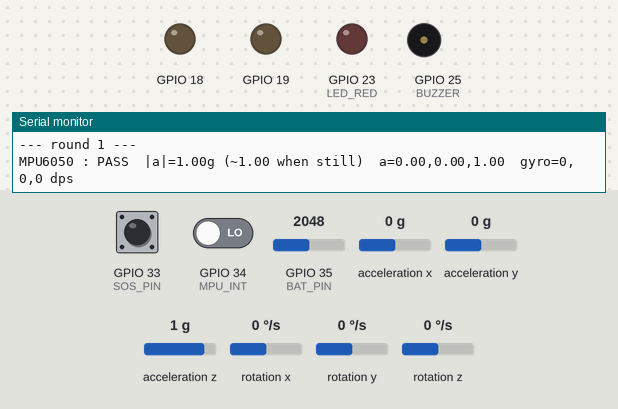
Bench run of a sketch on a simulated ESP32. On the bench: output pins drawn as LEDs (lit = HIGH), buzzer (waves = sounding), the last lines printed to the serial monitor. Wiring (inferred from the names in the program): MPU-6050 motion sensor at I2C address 0x68. Inputs (shaded band) come from the test bench; at power-on: GPIO 33 (SOS_PIN) HIGH, GPIO 34 (MPU_INT) LOW, GPIO 35 (BAT_PIN) = 2048, acceleration x 0 g, acceleration y 0 g, acceleration z 1 g, rotation x 0 °/s, rotation y 0 °/s, rotation z 0 °/s. The modem accepts every AT command (registered, SIM ready, sends succeed) and sends nothing else.

Above: at 6.9 s.
7.0 s: GPIO 33 (SOS_PIN) pulled LOW for 0.15 s
At 7.1 s:
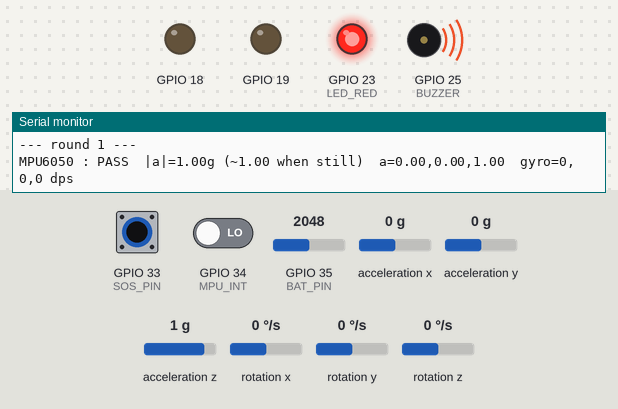
27.4 s: GPIO 33 (SOS_PIN) pulled LOW for 3.2 s
At 28.0 s:
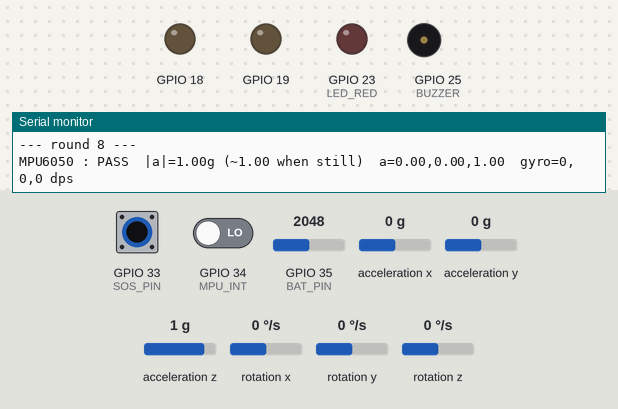
Timing chart, 0 to 30.4 s (numbered marks = the images above; inputs shaded):
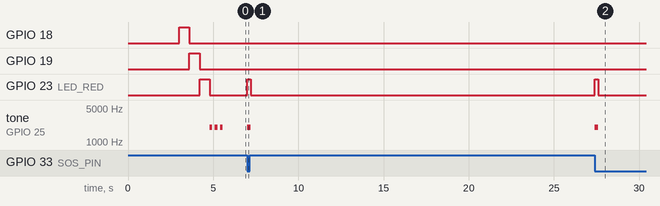

Measured:
- after the input at 7.0 s, GPIO 23 (LED_RED): LOW → HIGH at once, → LOW 0.20 s later; tone on GPIO 25 (BUZZER): silent → 2000 Hz at once, → silent 0.20 s later
- after the input at 27.4 s, GPIO 23 (LED_RED): LOW → HIGH at once, → LOW 0.20 s later; tone on GPIO 25 (BUZZER): silent → 2000 Hz at once, → silent 0.20 s later

The sketch:

module_test.ino
```cpp
// Module self-test for the fall-detection board. Serial monitor at 115200.
// At boot: green (Uno LED) -> blue -> red light in turn, then 3 beeps — check by eye/ear.
// Then every round prints PASS/FAIL per module. Pressing SOS = instant beep + red LED.
#include <Wire.h>

const int LED_GREEN = 18, LED_BLUE = 19, LED_RED = 23, BUZZER = 25;
const int SOS_PIN = 33, BAT_PIN = 35, MPU_INT = 34;
const uint8_t MPU = 0x68;
HardwareSerial &gps = Serial2, &sim = Serial1;
int presses = 0;

// tone() so both active and passive buzzers make a sound.
void buzz(bool on) {
  if (on) tone(BUZZER, 2000);
  else noTone(BUZZER);
}

// Called from every wait loop so an SOS press beeps right away.
void sosCheck() {
  static bool was = HIGH;
  static unsigned long lastPress = 0, beepEnd = 0;
  bool now = digitalRead(SOS_PIN);
  if (was == HIGH && now == LOW && millis() - lastPress > 200) {  // 200 ms debounce
    presses++;
    lastPress = millis();
    beepEnd = lastPress + 200;
    digitalWrite(LED_RED, HIGH);
    buzz(true);
  }
  was = now;
  if (beepEnd && millis() > beepEnd) {
    beepEnd = 0;
    digitalWrite(LED_RED, LOW);
    buzz(false);
  }
}

void waitMs(unsigned long ms) {
  for (unsigned long t = millis(); millis() - t < ms;) sosCheck();
}

// Sends an AT command and returns the reply, stopping early on OK/ERROR.
String at(const char *cmd, unsigned long ms = 1500) {
  while (sim.available()) sim.read();
  sim.println(cmd);
  String r;
  for (unsigned long t = millis(); millis() - t < ms;) {
    while (sim.available()) r += (char)sim.read();
    if (r.indexOf("OK\r\n") >= 0 || r.indexOf("ERROR") >= 0) break;
    sosCheck();
  }
  r.trim();
  r.replace("\r\n", " ");
  return r;
}

// nth comma-separated number after key: num("+CREG: 0,1", "+CREG:", 1) == 1. -1 if missing.
long num(const String &s, const char *key, int n) {
  int i = s.indexOf(key);
  if (i < 0) return -1;
  i += strlen(key);
  for (int k = 0; k < n; k++) {
    i = s.indexOf(',', i) + 1;
    if (i == 0) return -1;
  }
  return s.substring(i).toInt();
}

void mpuWrite(uint8_t reg, uint8_t val) {
  Wire.beginTransmission(MPU);
  Wire.write(reg);
  Wire.write(val);
  Wire.endTransmission();
}

bool mpuRead(uint8_t reg, uint8_t *buf, uint8_t n) {
  Wire.beginTransmission(MPU);
  Wire.write(reg);
  if (Wire.endTransmission(false) != 0 || Wire.requestFrom(MPU, n) != n) return false;
  for (int i = 0; i < n; i++) buf[i] = Wire.read();
  return true;
}

int16_t be16(const uint8_t *p) { return (int16_t)(p[0] << 8 | p[1]); }

void testMpu() {
  uint8_t d[14];
  mpuWrite(0x6B, 0);  // wake up: the chip powers on asleep
  if (!mpuRead(0x3B, d, 14)) {
    Serial.println("MPU6050 : FAIL  no reply at 0x68 - check SDA->21, SCL->22, VCC, GND");
    return;
  }
  float ax = be16(d) / 16384.0, ay = be16(d + 2) / 16384.0, az = be16(d + 4) / 16384.0;  // ±2g range
  float g = sqrt(ax * ax + ay * ay + az * az);
  Serial.printf("MPU6050 : %s  |a|=%.2fg (~1.00 when still)  a=%.2f,%.2f,%.2f  gyro=%.0f,%.0f,%.0f dps\n",
                g > 0.8 && g < 1.2 ? "PASS" : "FAIL", g, ax, ay, az,
                be16(d + 8) / 131.0, be16(d + 10) / 131.0, be16(d + 12) / 131.0);
}

void testGps() {
  while (gps.available()) gps.read();
  String buf;
  for (unsigned long t = millis(); millis() - t < 2000;) {
    while (gps.available()) buf += (char)gps.read();
    sosCheck();
  }
  int g = buf.indexOf("GGA,"), end = g < 0 ? -1 : buf.indexOf('\n', g);
  if (buf.length() == 0) {
    Serial.println("GPS     : FAIL  no data - check GPS TX->16, VCC, GND");
  } else if (end < 0) {
    Serial.printf("GPS     : FAIL  %u bytes but no NMEA - wrong baud or loose wire\n", buf.length());
  } else {
    String gga = buf.substring(g, end);
    gga.trim();
    long fix = num(gga, "GGA,", 5), sats = num(gga, "GGA,", 6);
    Serial.printf("GPS     : PASS  NMEA ok, fix=%ld sats=%ld  %s\n", fix, sats,
                  fix > 0 ? gga.c_str() : "(no fix - needs open sky, normal indoors)");
  }
}

void testSim() {
  String r;
  for (int i = 0; i < 3 && r.indexOf("OK") < 0; i++) r = at("AT", 500);  // first ATs lock auto-baud
  if (r.indexOf("OK") < 0) {
    Serial.printf("SIM800L : FAIL  no reply to AT (got \"%s\") - check TXD->26, RXD->27, VCC from battery, GND\n", r.c_str());
    return;
  }
  at("ATE0");
  String cpin = at("AT+CPIN?"), creg = at("AT+CREG?"), cops = at("AT+COPS?", 3000);
  long sig = num(at("AT+CSQ"), "+CSQ:", 0), reg = num(creg, "+CREG:", 1), mv = num(at("AT+CBC"), "+CBC:", 2);
  int q = cops.indexOf('"');
  String op = q < 0 ? "none" : cops.substring(q + 1, cops.indexOf('"', q + 1));
  bool simOk = cpin.indexOf("READY") >= 0, regOk = reg == 1 || reg == 5;
  const char *regTxt = reg == 1 ? "registered" : reg == 5 ? "registered (roaming)" : reg == 2 ? "searching..."
                     : reg == 3 ? "DENIED (Jio? SIM800L needs a 2G SIM)" : "not registered";
  Serial.printf("SIM800L : %s  modem ok | SIM %s | signal %ld/31 | %s | operator %s | supply %.2fV\n",
                simOk && regOk ? "PASS" : "WARN", simOk ? "ready" : cpin.c_str(), sig, regTxt, op.c_str(), mv / 1000.0);
}

void testBattery() {
  float v = analogReadMilliVolts(BAT_PIN) * 2 / 1000.0;  // 100k/100k divider halves it
  Serial.printf("Battery : %s  %.2fV%s\n", v >= 3.0 && v <= 4.3 ? "PASS" : "CHECK", v,
                v < 0.5 ? "  (nothing on GPIO35 - divider not wired?)" : "");
}

void setup() {
  Serial.begin(115200);
  delay(3000);  // ponytail: time to open the serial monitor after reset
  Serial.println("\n=== module self-test ===");
  if (esp_reset_reason() == ESP_RST_BROWNOUT) Serial.println("!! last reset was a BROWNOUT - supply too weak (SIM800L on ESP32 power?)");

  for (int p : {LED_GREEN, LED_BLUE, LED_RED}) pinMode(p, OUTPUT);
  pinMode(SOS_PIN, INPUT_PULLUP);
  pinMode(MPU_INT, INPUT);
  gps.begin(9600, SERIAL_8N1, 16, 17);
  sim.begin(9600, SERIAL_8N1, 26, 27);
  Wire.begin(21, 22);

  Serial.println("LEDs: green (Uno LED) -> blue -> red, then 3 beeps. Watch and listen.");
  for (int p : {LED_GREEN, LED_BLUE, LED_RED}) {
    digitalWrite(p, HIGH);
    delay(600);
    digitalWrite(p, LOW);
  }
  for (int i = 0; i < 3; i++) {
    buzz(true);
    delay(150);
    buzz(false);
    delay(150);
  }

  Serial.print("I2C scan:");
  for (uint8_t a = 1; a < 127; a++) {
    Wire.beginTransmission(a);
    if (Wire.endTransmission() == 0) Serial.printf(" 0x%02X", a);
  }
  Serial.println("  (MPU6050 = 0x68)");

  // INT check: data-ready interrupt off -> pin LOW, on -> pin HIGH (latched until status read).
  uint8_t s;
  mpuWrite(0x6B, 0);
  mpuWrite(0x37, 0x20);
  mpuWrite(0x38, 0x00);
  mpuRead(0x3A, &s, 1);
  delay(5);
  bool lo = digitalRead(MPU_INT);
  mpuWrite(0x38, 0x01);
  delay(5);
  bool hi = digitalRead(MPU_INT);
  mpuWrite(0x38, 0x00);
  mpuRead(0x3A, &s, 1);
  Serial.printf("MPU INT : %s\n", !lo && hi ? "PASS  GPIO34 follows the interrupt" : "--    not seen on GPIO34 (optional, fine for now)");
  Serial.println("SOS     : press the button any time - it should beep + flash red");
}

void loop() {
  static int rnd = 0;
  Serial.printf("\n--- round %d ---\n", ++rnd);
  testMpu();
  testGps();
  testSim();
  testBattery();
  Serial.printf("SOS btn : %s  presses=%d, now %s\n", presses ? "PASS" : "WAIT", presses,
                digitalRead(SOS_PIN) ? "released" : "LOW (if always LOW: use diagonal legs of the button)");
  waitMs(1000);
}
```
